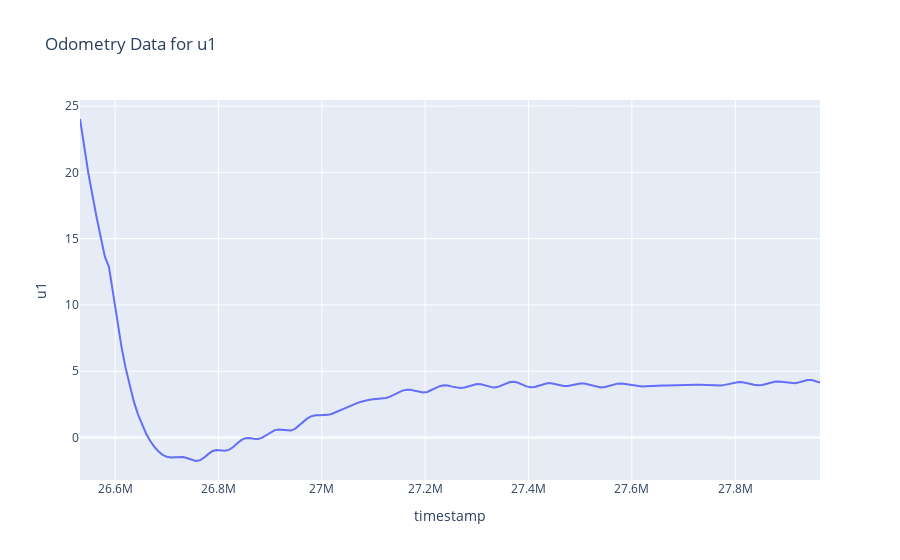
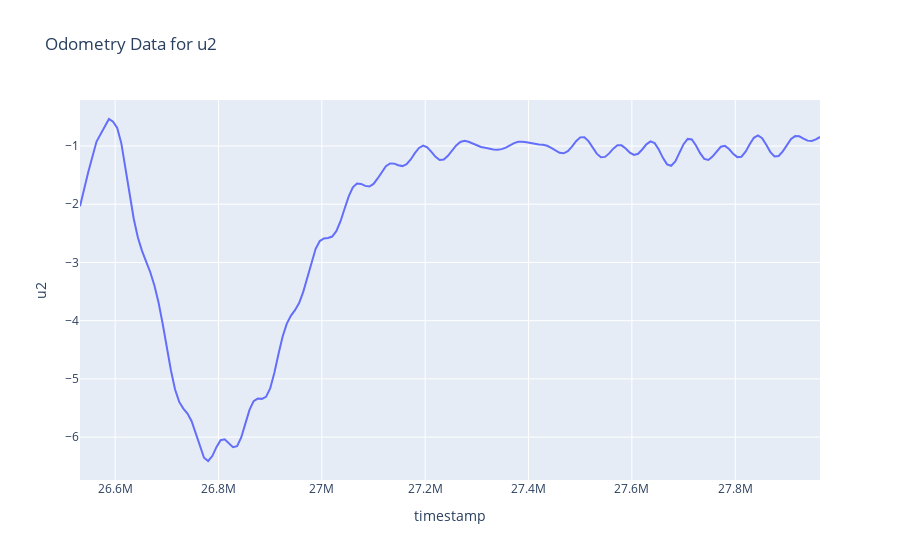
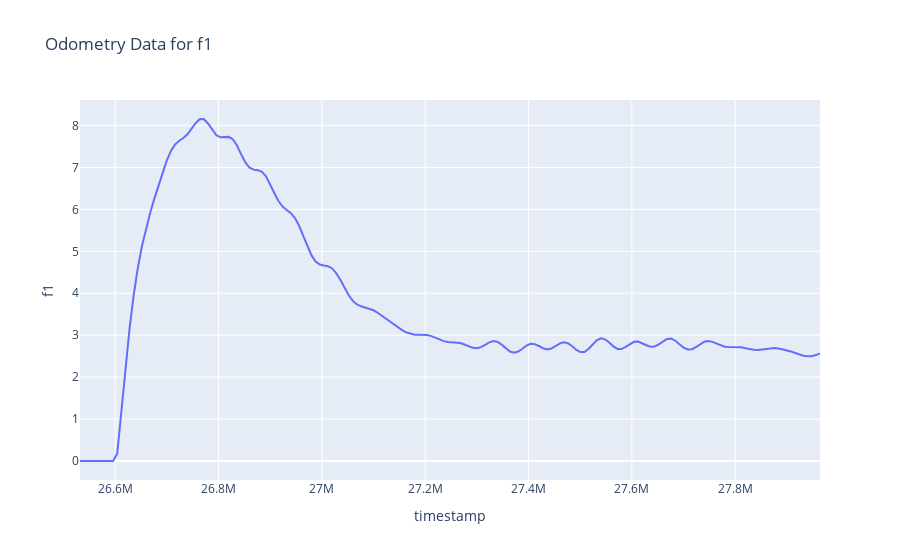
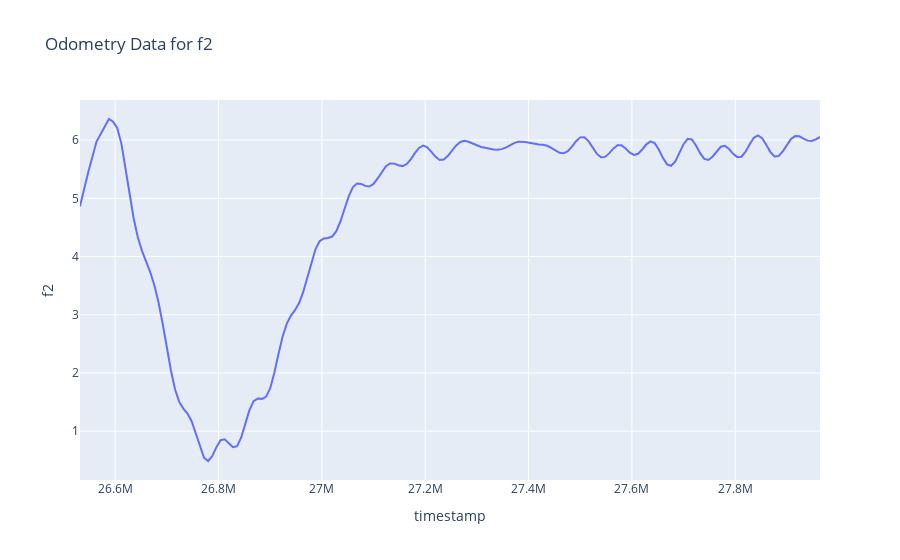

Here is the notebook cell these charts were saved with, in order:
### Code cell
# Plotting with Plotly
import plotly.express as px

# Create individual plots for each variable
for column in data.columns[1:]:  # Skip the first column (timestamp)
    fig = px.line(data, x='timestamp', y=column, 
                  labels={'value': 'Values', 'variable': column},
                  title=f'Odometry Data for {column}')
    fig.show()

### Figure 1 — Plotly figure (JSON) as saved in the notebook; plotly's stock layout.template omitted (floating-point values rounded to 4 significant figures; data arrays with more than 128 entries replaced by an {"elided": "..."} marker saying what was removed)
{"data": [{"hovertemplate": "timestamp=%{x}<br>u1=%{y}<extra></extra>", "legendgroup": "", "line": {"color": "#636efa", "dash": "solid"}, "marker": {"symbol": "circle"}, "mode": "lines", "name": "", "orientation": "v", "showlegend": false, "type": "scatter", "x": {"elided": "177 int values"}, "xaxis": "x", "y": {"elided": "177 float values"}, "yaxis": "y"}], "layout": {"legend": {"tracegroupgap": 0}, "title": {"text": "Odometry Data for u1"}, "xaxis": {"anchor": "y", "domain": [0, 1], "title": {"text": "timestamp"}}, "yaxis": {"anchor": "x", "domain": [0, 1], "title": {"text": "u1"}}}}

### Figure 2 — Plotly figure (JSON) as saved in the notebook; plotly's stock layout.template omitted (floating-point values rounded to 4 significant figures; data arrays with more than 128 entries replaced by an {"elided": "..."} marker saying what was removed)
{"data": [{"hovertemplate": "timestamp=%{x}<br>u2=%{y}<extra></extra>", "legendgroup": "", "line": {"color": "#636efa", "dash": "solid"}, "marker": {"symbol": "circle"}, "mode": "lines", "name": "", "orientation": "v", "showlegend": false, "type": "scatter", "x": {"elided": "177 int values"}, "xaxis": "x", "y": {"elided": "177 float values"}, "yaxis": "y"}], "layout": {"legend": {"tracegroupgap": 0}, "title": {"text": "Odometry Data for u2"}, "xaxis": {"anchor": "y", "domain": [0, 1], "title": {"text": "timestamp"}}, "yaxis": {"anchor": "x", "domain": [0, 1], "title": {"text": "u2"}}}}

### Figure 3 — Plotly figure (JSON) as saved in the notebook; plotly's stock layout.template omitted (floating-point values rounded to 4 significant figures; data arrays with more than 128 entries replaced by an {"elided": "..."} marker saying what was removed)
{"data": [{"hovertemplate": "timestamp=%{x}<br>f1=%{y}<extra></extra>", "legendgroup": "", "line": {"color": "#636efa", "dash": "solid"}, "marker": {"symbol": "circle"}, "mode": "lines", "name": "", "orientation": "v", "showlegend": false, "type": "scatter", "x": {"elided": "177 int values"}, "xaxis": "x", "y": {"elided": "177 float values"}, "yaxis": "y"}], "layout": {"legend": {"tracegroupgap": 0}, "title": {"text": "Odometry Data for f1"}, "xaxis": {"anchor": "y", "domain": [0, 1], "title": {"text": "timestamp"}}, "yaxis": {"anchor": "x", "domain": [0, 1], "title": {"text": "f1"}}}}

### Figure 4 — Plotly figure (JSON) as saved in the notebook; plotly's stock layout.template omitted (floating-point values rounded to 4 significant figures; data arrays with more than 128 entries replaced by an {"elided": "..."} marker saying what was removed)
{"data": [{"hovertemplate": "timestamp=%{x}<br>f2=%{y}<extra></extra>", "legendgroup": "", "line": {"color": "#636efa", "dash": "solid"}, "marker": {"symbol": "circle"}, "mode": "lines", "name": "", "orientation": "v", "showlegend": false, "type": "scatter", "x": {"elided": "177 int values"}, "xaxis": "x", "y": {"elided": "177 float values"}, "yaxis": "y"}], "layout": {"legend": {"tracegroupgap": 0}, "title": {"text": "Odometry Data for f2"}, "xaxis": {"anchor": "y", "domain": [0, 1], "title": {"text": "timestamp"}}, "yaxis": {"anchor": "x", "domain": [0, 1], "title": {"text": "f2"}}}}
